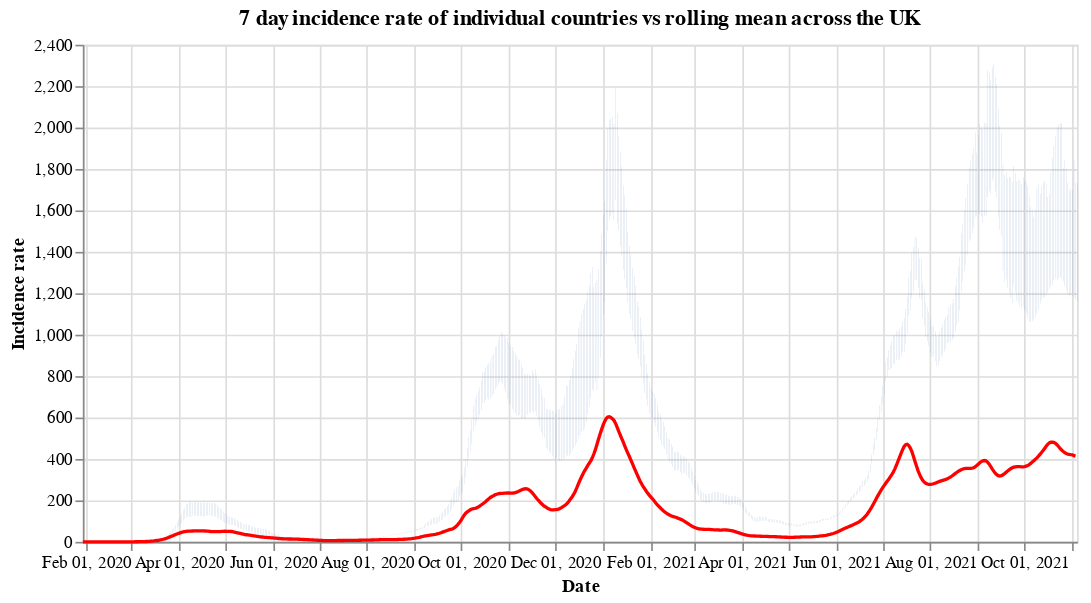

The cell this chart's notebook holds for it:
### Code cell
#collapse
countries = uk_cases['areaName'].unique()
countries.sort()

selection = alt.selection_single(
    name='Select',
    fields=['areaName'],
    init={'areaName': 'Wales'},
    bind={'areaName': alt.binding_select(options=countries)}
)

# scatter plot, modify opacity based on selection
bars = alt.Chart(uk_cases).mark_bar().add_selection(
    selection
).encode(
    x=alt.X("yearmonthdate(date):T", axis=alt.Axis(title='Date')),
    y=alt.Y("weeklyCasesRate:Q", axis=alt.Axis(title='Incidence rate')),
    tooltip='weeklyCasesRate:Q',
    opacity=alt.condition(selection, alt.value(1), alt.value(0))
).properties(title=f'7 day incidence rate of individual countries vs rolling mean across the UK', width=600)

line = alt.Chart(overview_cases).mark_line(
    color='red',
    size=2,
).transform_window(
    rolling_mean='mean(weeklyCasesRate)',
    frame=[0, 7]
).encode(
    x='yearmonthdate(date):T',
    y='rolling_mean:Q'
)

alt.layer(bars, line)

### Figure 1 — Vega-Lite specification as saved in the notebook (floating-point values rounded to 4 significant figures; data arrays with more than 128 entries replaced by an {"elided": "..."} marker saying what was removed)
{"config": {"view": {"continuousWidth": 400, "continuousHeight": 300}}, "layer": [{"data": {"name": "data-955a1c3257857cb4cfd62d0f3d728897"}, "mark": "bar", "encoding": {"opacity": {"condition": {"value": 1, "selection": "Select"}, "value": 0}, "tooltip": {"type": "quantitative", "field": "weeklyCasesRate"}, "x": {"type": "temporal", "axis": {"title": "Date"}, "field": "date", "timeUnit": "yearmonthdate"}, "y": {"type": "quantitative", "axis": {"title": "Incidence rate"}, "field": "weeklyCasesRate"}}, "selection": {"Select": {"type": "single", "fields": ["areaName"], "init": {"areaName": "Wales"}, "bind": {"areaName": {"input": "select", "options": ["England", "Northern Ireland", "Scotland", "Wales"]}}}}, "title": "7 day incidence rate of individual countries vs rolling mean across the UK", "width": 600}, {"data": {"name": "data-11202a363735d5b6174ccb3fd8aa3b64"}, "mark": {"type": "line", "color": "red", "size": 2}, "encoding": {"x": {"type": "temporal", "field": "date", "timeUnit": "yearmonthdate"}, "y": {"type": "quantitative", "field": "rolling_mean"}}, "transform": [{"window": [{"op": "mean", "field": "weeklyCasesRate", "as": "rolling_mean"}], "frame": [0, 7]}]}], "$schema": "https://vega.github.io/schema/vega-lite/v4.8.1.json", "datasets": {"data-955a1c3257857cb4cfd62d0f3d728897": {"elided": "2484 records"}, "data-11202a363735d5b6174ccb3fd8aa3b64": {"elided": "644 records"}}}
